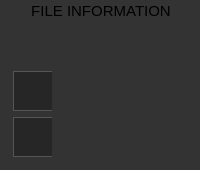
         <widget class="QGroupBox" name="currentImageGroupBox">
          <property name="font">
           <font>
            <pointsize>11</pointsize>
           </font>
          </property>
          <property name="styleSheet">
           <string notr="true">background-color: #333333;
border: 1px solid #333333;
border-top: 10px solid #333333;</string>
          </property>
          <property name="title">
           <string>FILE INFORMATION</string>
          </property>
          <property name="alignment">
           <set>Qt::AlignCenter</set>
          </property>
          <layout class="QGridLayout" name="gridLayout_5">
           <item row="0" column="1">
            <spacer name="horizontalSpacer_3">
             <property name="orientation">
              <enum>Qt::Horizontal</enum>
             </property>
             <property name="sizeHint" stdset="0">
              <size>
               <width>40</width>
               <height>20</height>
              </size>
             </property>
            </spacer>
           </item>
           <item row="0" column="3">
            <spacer name="horizontalSpacer_4">
             <property name="orientation">
              <enum>Qt::Horizontal</enum>
             </property>
             <property name="sizeHint" stdset="0">
              <size>
               <width>40</width>
               <height>20</height>
              </size>
             </property>
            </spacer>
           </item>
           <item row="0" column="2">
            <widget class="QLabel" name="currentImageLabel">
             <property name="sizePolicy">
              <sizepolicy hsizetype="Preferred" vsizetype="Preferred">
               <horstretch>0</horstretch>
               <verstretch>0</verstretch>
              </sizepolicy>
             </property>
             <property name="maximumSize">
              <size>
               <width>16777215</width>
               <height>16777215</height>
              </size>
             </property>
             <property name="toolTip">
              <string>Double click to save a copy of the image</string>
             </property>
             <property name="layoutDirection">
              <enum>Qt::LeftToRight</enum>
             </property>
             <property name="styleSheet">
              <string notr="true">background-color: #333333;</string>
             </property>
             <property name="frameShape">
              <enum>QFrame::Box</enum>
             </property>
             <property name="frameShadow">
              <enum>QFrame::Raised</enum>
             </property>
             <property name="text">
              <string/>
             </property>
             <property name="scaledContents">
              <bool>true</bool>
             </property>
             <property name="alignment">
              <set>Qt::AlignCenter</set>
             </property>
             <property name="wordWrap">
              <bool>false</bool>
             </property>
            </widget>
           </item>
           <item row="0" column="0">
            <widget class="QFrame" name="frame_3">
             <property name="minimumSize">
              <size>
               <width>40</width>
               <height>0</height>
              </size>
             </property>
             <property name="maximumSize">
              <size>
               <width>40</width>
               <height>16777215</height>
              </size>
             </property>
             <property name="frameShape">
              <enum>QFrame::NoFrame</enum>
             </property>
             <property name="frameShadow">
              <enum>QFrame::Plain</enum>
             </property>
             <property name="lineWidth">
              <number>1</number>
             </property>
             <layout class="QVBoxLayout" name="verticalLayout_3">
              <property name="leftMargin">
               <number>0</number>
              </property>
              <property name="topMargin">
               <number>0</number>
              </property>
              <property name="rightMargin">
               <number>0</number>
              </property>
              <property name="bottomMargin">
               <number>0</number>
              </property>
              <item>
               <spacer name="verticalSpacer_4">
                <property name="orientation">
                 <enum>Qt::Vertical</enum>
                </property>
                <property name="sizeHint" stdset="0">
                 <size>
                  <width>20</width>
                  <height>40</height>
                 </size>
                </property>
               </spacer>
              </item>
              <item>
               <widget class="QPushButton" name="saveSnapshotButton">
                <property name="minimumSize">
                 <size>
                  <width>40</width>
                  <height>40</height>
                 </size>
                </property>
                <property name="maximumSize">
                 <size>
                  <width>40</width>
                  <height>40</height>
                 </size>
                </property>
                <property name="toolTip">
                 <string>Save Copy Of Selected Image</string>
                </property>
                <property name="styleSheet">
                 <string notr="true">QPushButton {
	background-color: #262626;
	color: #ffffff;
	border: 1px solid #555555;
	padding: 3px;
}
QPushButton::pressed {
	background-color: #888888;
	color: #262626;
}</string>
                </property>
                <property name="text">
                 <string/>
                </property>
                <property name="icon">
                 <iconset>
                  <normaloff>icons/save.png</normaloff>icons/save.png</iconset>
                </property>
                <property name="iconSize">
                 <size>
                  <width>30</width>
                  <height>30</height>
                 </size>
                </property>
               </widget>
              </item>
              <item>
               <widget class="QPushButton" name="deleteSnapshotButton">
                <property name="minimumSize">
                 <size>
                  <width>40</width>
                  <height>40</height>
                 </size>
                </property>
                <property name="maximumSize">
                 <size>
                  <width>40</width>
                  <height>40</height>
                 </size>
                </property>
                <property name="toolTip">
                 <string>Delete Selected Image</string>
                </property>
                <property name="styleSheet">
                 <string notr="true">QPushButton {
	background-color: #262626;
	color: #ffffff;
	border: 1px solid #555555;
	padding: 3px;
}
QPushButton::pressed {
	background-color: #888888;
	color: #262626;
}</string>
                </property>
                <property name="text">
                 <string/>
                </property>
                <property name="icon">
                 <iconset>
                  <normaloff>icons/delete.png</normaloff>icons/delete.png</iconset>
                </property>
                <property name="iconSize">
                 <size>
                  <width>30</width>
                  <height>30</height>
                 </size>
                </property>
               </widget>
              </item>
             </layout>
            </widget>
           </item>
          </layout>
         </widget>
